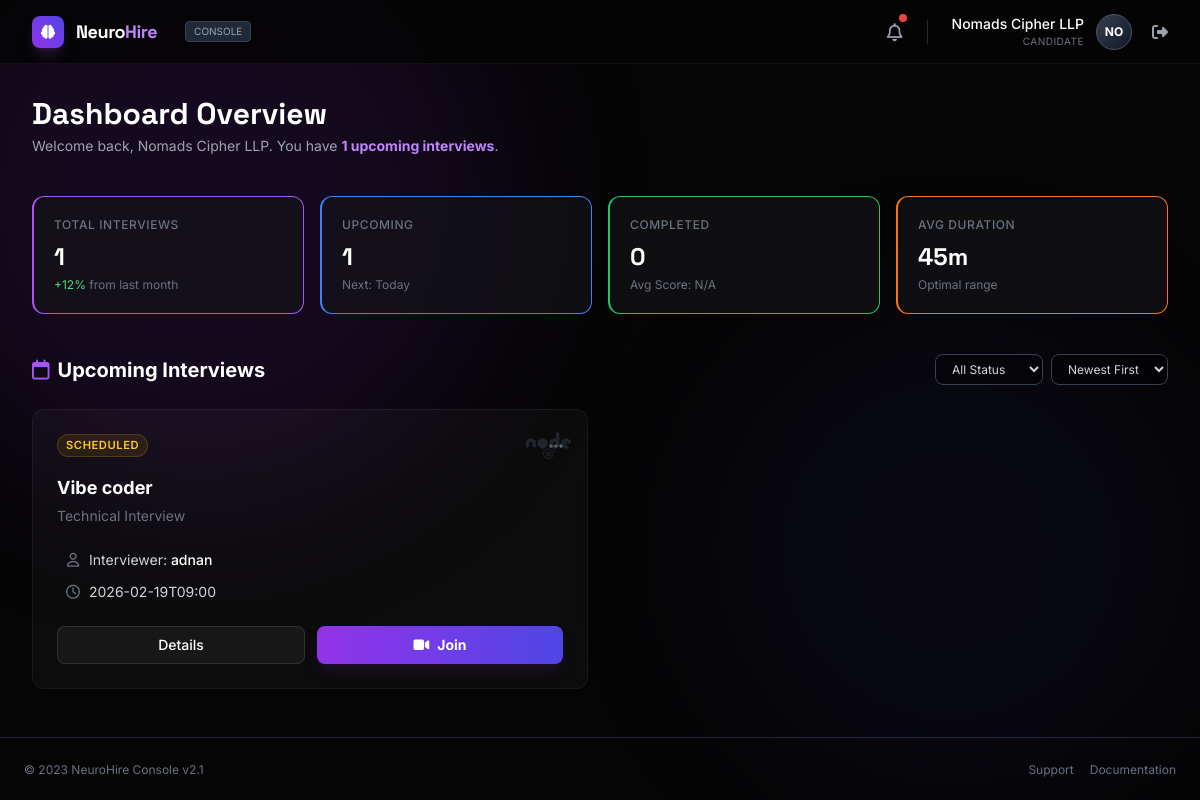
Before: /dashboard (signed in) with the older database file.
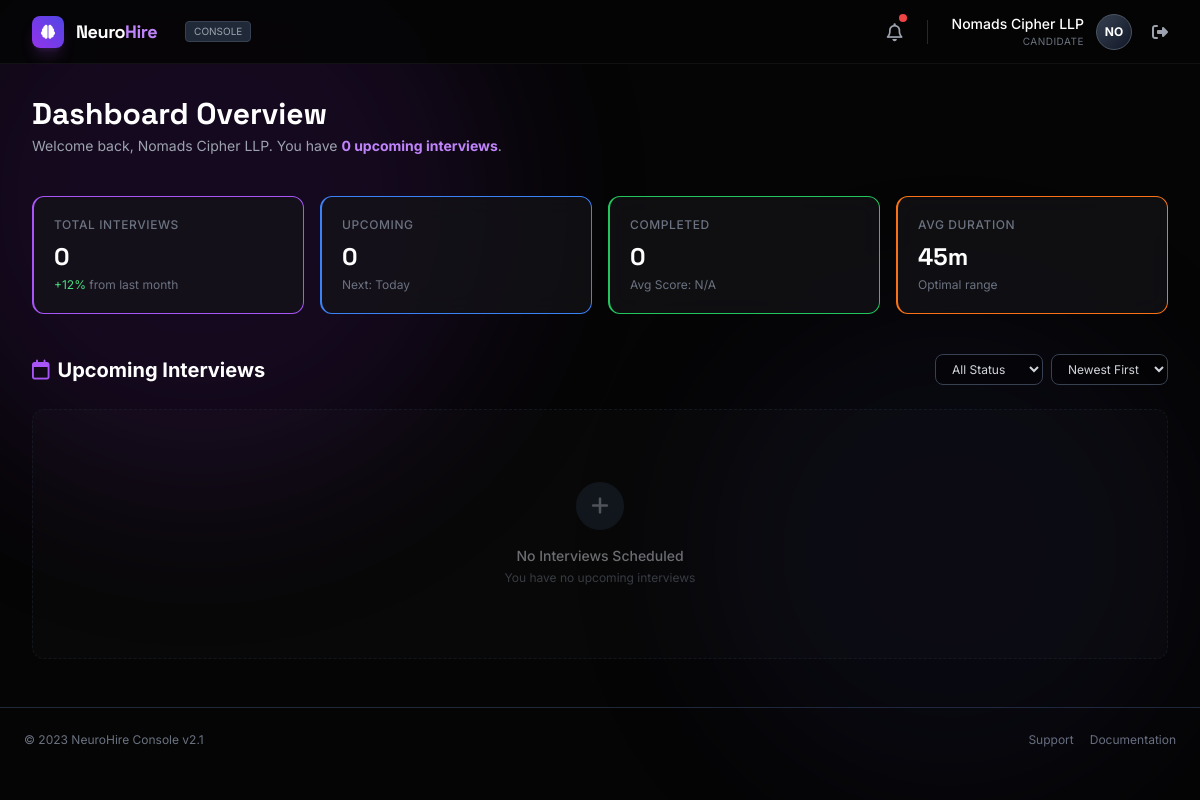
After: the same page with the newer database file.
### tables this page shows
CREATE TABLE interviews (
    id INTEGER PRIMARY KEY AUTOINCREMENT,
    title TEXT NOT NULL,
    scheduled_time TEXT NOT NULL,
    interviewer_id INTEGER NOT NULL,
    candidate_id INTEGER NOT NULL,
    status TEXT NOT NULL DEFAULT 'scheduled' CHECK(status IN ('scheduled', 'completed', 'cancelled')),
    meeting_link TEXT UNIQUE NOT NULL,
    code_content TEXT,
    candidate_join_status TEXT NOT NULL DEFAULT 'pending' CHECK(candidate_join_status IN ('pending', 'requested', 'approved', 'rejected')),
    created_at TEXT DEFAULT (datetime('now')),
    FOREIGN KEY (interviewer_id) REFERENCES users(id),
    FOREIGN KEY (candidate_id) REFERENCES users(id)
);

CREATE TABLE users (
    id INTEGER PRIMARY KEY AUTOINCREMENT,
    username TEXT UNIQUE NOT NULL,
    password_hash TEXT NOT NULL,
    role TEXT NOT NULL CHECK(role IN ('admin', 'candidate')),
    name TEXT NOT NULL,
    email TEXT UNIQUE NOT NULL,
    phone TEXT,
    target_role TEXT,
    experience_level TEXT,
    resume_path TEXT,
    resume_original_name TEXT,
    created_at TEXT DEFAULT (datetime('now'))
);

### routes/main.py (the view)
@bp.route('/dashboard')
def dashboard():
    if 'user_id' not in session:
        return redirect(url_for('auth.login'))
    role = session.get('role')
    user_id = session.get('user_id')
    db = get_db()
    cursor = db.cursor()
    if role == 'admin':
        cursor.execute('SELECT i.*, u.name as candidate_name FROM interviews i JOIN users u ON i.candidate_id = u.id ORDER BY i.scheduled_time DESC')
        interviews = cursor.fetchall()
        return render_template('dashboard.html', interviews=interviews, role='admin')
    else:
        cursor.execute('SELECT i.*, u.name as interviewer_name FROM interviews i JOIN users u ON i.interviewer_id = u.id WHERE i.candidate_id = ? ORDER BY i.scheduled_time DESC', (user_id,))
        interviews = cursor.fetchall()
        return render_template('dashboard.html', interviews=interviews, role='candidate')

### app.py (called while the page is built)
@app.before_request
def before_request():
    from extensions import get_db
    get_db()  # ensure g.db is set

@app.teardown_request
def teardown_request(exception=None):
    if hasattr(g, 'db'):
        g.db.close()

### extensions.py (called while the page is built)
def _make_row_factory(cursor, row):
    return dict(zip([col[0] for col in cursor.description], row))

def get_db():
    from flask import current_app
    if 'db' not in g:
        g.db = sqlite3.connect(current_app.config['DATABASE'])
        g.db.row_factory = _make_row_factory
    return g.db

### templates/dashboard.html (shortened to what this page needs)
<!DOCTYPE html>
<html lang="en">
<head>
    <script src="https://cdn.tailwindcss.com"></script>
    <link rel="stylesheet" href="https://cdnjs.cloudflare.com/ajax/libs/font-awesome/6.4.0/css/all.min.css">
</head>
<body class="font-sans antialiased">
    <div class="fixed inset-0 overflow-hidden pointer-events-none">
        <div class="purple-orb bg-purple-900 w-[600px] h-[600px] top-[-100px] left-[-100px]"></div>
        <div class="purple-orb bg-indigo-900 w-[500px] h-[500px] bottom-0 right-0 opacity-10"></div>
    </div>
    <nav class="fixed w-full z-50 glass-nav h-16">
        <div class="max-w-7xl mx-auto px-4 sm:px-6 lg:px-8 h-full">
            <div class="flex justify-between items-center h-full">
                <div class="flex items-center gap-3">
                    <a href="{{ url_for('main.index') }}" class="flex items-center gap-3">
                        <div
                            class="w-8 h-8 bg-gradient-to-tr from-purple-600 to-indigo-600 rounded-lg flex items-center justify-center shadow-lg shadow-purple-500/20">
                            <i class="fa-solid fa-brain text-white text-sm"></i>
                        </div>
                        <span class="font-display font-bold text-lg text-white tracking-tight">Neuro<span
                                class="text-purple-400">Hire</span></span>
                    </a>
                    <span
                        class="ml-4 px-2 py-0.5 rounded text-[10px] bg-gray-800 text-gray-400 border border-gray-700">CONSOLE</span>
                </div>
                <div class="flex items-center gap-6">
                    <button class="text-gray-400 hover:text-white transition-colors relative">
                        <i class="fa-regular fa-bell text-lg"></i>
                        <span class="absolute -top-1 -right-1 w-2 h-2 bg-red-500 rounded-full"></span>
                    </button>
                    <div class="flex items-center gap-3 cursor-pointer group">
                        <div class="text-right hidden sm:block">
                            <div class="text-sm font-medium text-white group-hover:text-purple-300 transition-colors">{{
                                session.name }}</div>
                            <div class="text-[10px] text-gray-500 uppercase tracking-wider">{{ role|capitalize }}</div>
                        </div>
                        <div
                            class="w-9 h-9 rounded-full bg-gradient-to-br from-gray-700 to-gray-900 border border-gray-600 flex items-center justify-center text-xs font-bold text-white shadow-inner">
                            {{ session.name[:2].upper() }}
                        </div>
                        <a href="{{ url_for('auth.logout') }}" class="text-gray-400 hover:text-white ml-2"
                            title="Logout">
                            <i class="fa-solid fa-right-from-bracket"></i>
                        </a>
                    </div>
                </div>
            </div>
        </div>
    </nav>
    <main class="pt-24 pb-12 px-4 sm:px-6 lg:px-8 max-w-7xl mx-auto relative z-10">
        <div class="flex flex-col md:flex-row justify-between items-start md:items-center gap-4 mb-10">
            <div>
                <h1 class="text-3xl font-display font-bold text-white mb-1">Dashboard Overview</h1>
                <p class="text-gray-400 text-sm">Welcome back, {{ session.name }}. You have <span
                        class="text-purple-400 font-bold">{{ interviews|length }} upcoming interviews</span>.</p>
            </div>
        </div>
        <div class="grid grid-cols-1 md:grid-cols-4 gap-4 mb-10">
            <div class="glass-panel p-5 rounded-xl border-l-2 border-purple-500">
                <div class="text-gray-500 text-xs font-medium uppercase tracking-wider mb-2">Total Interviews</div>
                <div class="text-2xl font-bold font-display">{{ interviews|length }}</div>
                <div class="text-xs text-gray-500 mt-1"><span class="text-green-400">+12%</span> from last month</div>
            </div>
            <div class="glass-panel p-5 rounded-xl border-l-2 border-blue-500">
                <div class="text-gray-500 text-xs font-medium uppercase tracking-wider mb-2">Upcoming</div>
                <div class="text-2xl font-bold font-display">{{ interviews|length }}</div>
                <div class="text-xs text-gray-500 mt-1">Next: Today</div>
            </div>
            <div class="glass-panel p-5 rounded-xl border-l-2 border-green-500">
                <div class="text-gray-500 text-xs font-medium uppercase tracking-wider mb-2">Completed</div>
                <div class="text-2xl font-bold font-display">0</div>
                <div class="text-xs text-gray-500 mt-1">Avg Score: N/A</div>
            </div>
            <div class="glass-panel p-5 rounded-xl border-l-2 border-orange-500">
                <div class="text-gray-500 text-xs font-medium uppercase tracking-wider mb-2">Avg Duration</div>
                <div class="text-2xl font-bold font-display">45m</div>
                <div class="text-xs text-gray-500 mt-1">Optimal range</div>
            </div>
        </div>
        <div class="flex items-center justify-between mb-6">
            <h2 class="text-xl font-bold text-white flex items-center gap-2">
                <i class="fa-regular fa-calendar text-purple-500"></i>
                Upcoming Interviews
            </h2>
            <div class="flex gap-2">
                <select
                    class="bg-black/30 border border-gray-700 rounded-lg text-xs text-gray-300 px-3 py-1.5 focus:outline-none focus:border-purple-500">
                    <option>All Status</option>
                </select>
                <select
                    class="bg-black/30 border border-gray-700 rounded-lg text-xs text-gray-300 px-3 py-1.5 focus:outline-none focus:border-purple-500">
                    <option>Newest First</option>
                </select>
            </div>
        </div>
        <div class="grid grid-cols-1 lg:grid-cols-2 xl:grid-cols-3 gap-6">
            {% if interviews %}
            {% for interview in interviews %}
            <div class="glass-card rounded-xl p-6 relative overflow-hidden group">
                <div class="absolute top-0 right-0 p-4 opacity-50">
                    <i
                        class="fa-brands fa-node text-4xl text-gray-700 group-hover:text-green-800 transition-colors"></i>
                </div>
                <div class="flex justify-between items-start mb-4">
                    <span class="status-badge status-scheduled">{{ interview.status }}</span>
                    <button class="text-gray-500 hover:text-white"><i class="fa-solid fa-ellipsis"></i></button>
                </div>
                <h3 class="text-lg font-bold text-white mb-1">{{ interview.title }}</h3>
                <p class="text-sm text-gray-500 mb-6">Technical Interview</p>
                <div class="space-y-3 mb-6">
                    <div class="flex items-center text-sm">
                        <div class="w-8 text-center"><i class="fa-regular fa-user text-gray-500"></i></div>
                        <span class="text-gray-300">
                            {% if role == 'admin' %}
                            Candidate: <span class="text-white font-medium">{{ interview.candidate_name }}</span>
                            {% else %}
                            Interviewer: <span class="text-white font-medium">{{ interview.interviewer_name }}</span>
                            {% endif %}
                        </span>
                    </div>
                    <div class="flex items-center text-sm">
                        <div class="w-8 text-center"><i class="fa-regular fa-clock text-gray-500"></i></div>
                        <span class="text-gray-300">{{ interview.scheduled_time }}</span>
                    </div>
                </div>
                <div class="flex gap-3 mt-auto">
                    <a href="{{ url_for('main.interview_details', meeting_link=interview.meeting_link) }}"
                        class="flex-1 bg-white/5 hover:bg-white/10 border border-white/10 text-white text-sm font-medium py-2 rounded-lg transition-colors text-center inline-flex items-center justify-center">
                        Details
                    </a>
                    <a href="{{ url_for('main.interview', meeting_link=interview.meeting_link) }}"
                        class="flex-1 bg-gradient-to-r from-purple-600 to-indigo-600 hover:from-purple-500 hover:to-indigo-500 text-white text-sm font-bold py-2 rounded-lg shadow-lg shadow-purple-900/20 transition-all flex items-center justify-center gap-2 group-hover:shadow-purple-600/20">
                        <i class="fa-solid fa-video"></i> Join
                    </a>
                </div>
            </div>
            {% endfor %}
            {% else %}
            <div
                class="glass-card rounded-xl p-6 border-dashed border-gray-800 flex flex-col items-center justify-center text-center opacity-50 hover:opacity-100 hover:border-purple-500/50 transition-all cursor-pointer min-h-[250px] col-span-full">
                <div
                    class="w-12 h-12 rounded-full bg-gray-800 flex items-center justify-center mb-4 text-gray-400 group-hover:text-white">
                    <i class="fa-solid fa-plus text-xl"></i>
                </div>
                <h3 class="text-sm font-medium text-gray-300">No Interviews Scheduled</h3>
                {% if role == 'admin' %}
                <p class="text-xs text-gray-500 mt-1">Schedule a new interview to get started</p>
                {% else %}
                <p class="text-xs text-gray-500 mt-1">You have no upcoming interviews</p>
                {% endif %}
            </div>
            {% endif %}
        </div>
    </main>
    <footer class="border-t border-gray-800 mt-auto py-6">
        <div class="max-w-7xl mx-auto px-6 flex justify-between items-center">
            <p class="text-xs text-gray-500">© 2023 NeuroHire Console v2.1</p>
            <div class="flex gap-4 text-xs text-gray-500">
                <a href="#" class="hover:text-purple-400">Support</a>
                <a href="#" class="hover:text-purple-400">Documentation</a>
            </div>
        </div>
    </footer>
</body>
</html>

### templates/dashboard.html (style rules this page uses)
body { background-color: #050505; color: #ffffff; min-height: 100vh; }
.glass-panel { background: rgba(20, 20, 25, 0.7); backdrop-filter: blur(12px); -webkit-backdrop-filter: blur(12px); border: 1px solid rgba(255, 255, 255, 0.05); }
.glass-card { background: rgba(255, 255, 255, 0.03); border: 1px solid rgba(255, 255, 255, 0.05); transition: all 0.3s ease; }
.glass-nav { background: rgba(5, 5, 5, 0.9); backdrop-filter: blur(10px); border-bottom: 1px solid rgba(255, 255, 255, 0.05); }
.purple-orb { position: absolute; border-radius: 50%; filter: blur(80px); opacity: 0.2; z-index: -1; pointer-events: none; }

Changed rows visible on the page:
removed interviews: status "SCHEDULED", title "Vibe coder", interviewer_name "adnan", scheduled_time "2026-02-19T09:00"
Other visible differences:
{{ interviews|length }}: "1" → "0"
text now shown: "No Interviews Scheduled You have no upcoming interviews"
